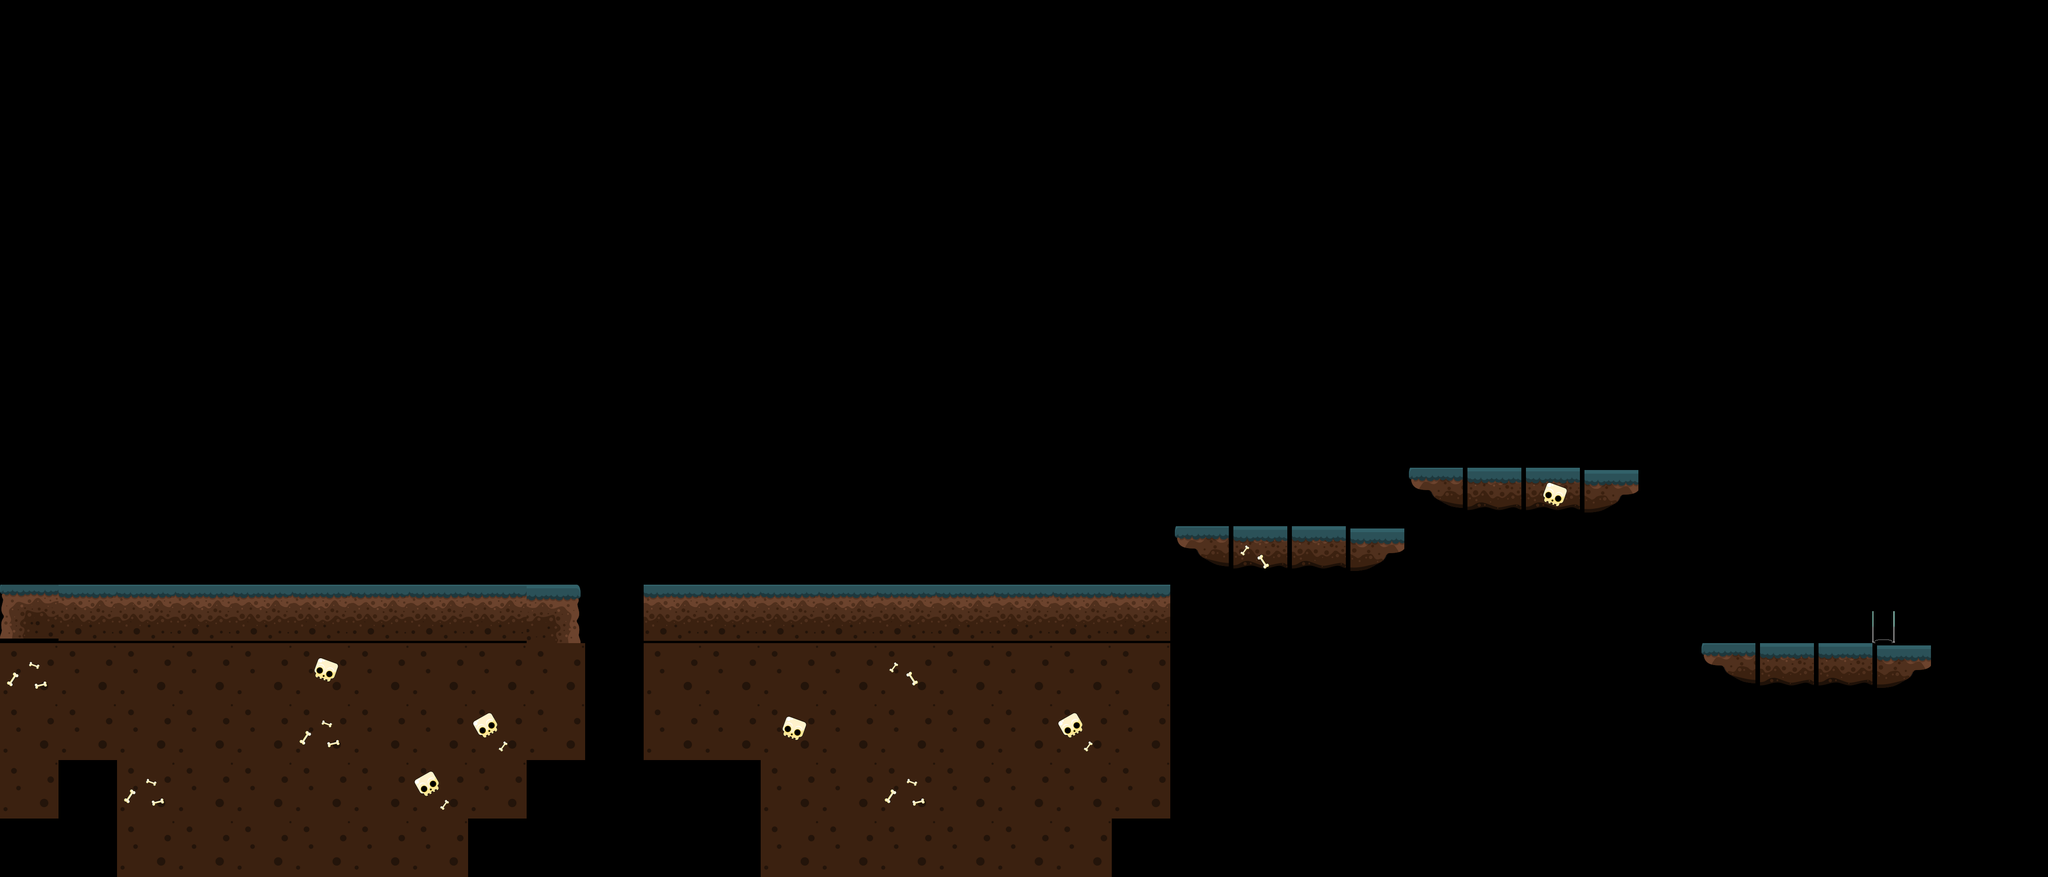

A level layout from a 2D game, rendered from its tile map. Below: a short description, then the map file with its tile-grid data intact:
An orthogonal 35x15 tile map with 128x128 px tiles, 2 tile layers (Capa de patrones 1, Capa de patrones 2), 2 tilesets and 11 objects (10x platform, door).

<map version="1.5" tiledversion="1.7.2" orientation="orthogonal" renderorder="right-down" width="35" height="15" tilewidth="128" tileheight="128" infinite="0" nextlayerid="4" nextobjectid="13">
 <tileset firstgid="1" name="cematary" tilewidth="128" tileheight="128" spacing="15" margin="20" tilecount="20" columns="5">
  <image source="cematary.png" width="740" height="592" />
 </tileset>
 <tileset firstgid="21" name="door" tilewidth="50" tileheight="70" spacing="15" margin="20" tilecount="24" columns="4">
  <image source="door.png" width="273" height="575" />
 </tileset>
 <layer id="1" name="Capa de patrones 1" width="35" height="15">
  <data encoding="csv">
0,0,0,0,0,0,0,0,0,0,0,0,0,0,0,0,0,0,0,0,0,0,0,0,0,0,0,0,0,0,0,0,0,0,0,
0,0,0,0,0,0,0,0,0,0,0,0,0,0,0,0,0,0,0,0,0,0,0,0,0,0,0,0,0,0,0,0,0,0,0,
0,0,0,0,0,0,0,0,0,0,0,0,0,0,0,0,0,0,0,0,0,0,0,0,0,0,0,0,0,0,0,0,0,0,0,
0,0,0,0,0,0,0,0,0,0,0,0,0,0,0,0,0,0,0,0,0,0,0,0,0,0,0,0,0,0,0,0,0,0,0,
0,0,0,0,0,0,0,0,0,0,0,0,0,0,0,0,0,0,0,0,0,0,0,0,0,0,0,0,0,0,0,0,0,0,0,
0,0,0,0,0,0,0,0,0,0,0,0,0,0,0,0,0,0,0,0,0,0,0,0,0,0,0,0,0,0,0,0,0,0,0,
0,0,0,0,0,0,0,0,0,0,0,0,0,0,0,0,0,0,0,0,0,0,0,0,0,0,0,0,0,0,0,0,0,0,0,
0,0,0,0,0,0,0,0,0,0,0,0,0,0,0,0,0,0,0,0,0,0,0,0,0,0,0,0,0,0,0,0,0,0,0,
0,0,0,0,0,0,0,0,0,0,0,0,0,0,0,0,0,0,0,0,0,0,0,0,10,15,15,20,0,0,0,0,0,0,0,
0,0,0,0,0,0,0,0,0,0,0,0,0,0,0,0,0,0,0,0,10,15,15,20,0,0,0,0,0,0,0,0,0,0,0,
3,8,8,8,8,8,8,8,8,11,0,8,8,8,8,8,8,8,8,8,0,0,0,0,0,0,0,0,0,0,0,0,21,0,0,
13,13,13,13,13,13,13,13,13,13,0,13,13,13,13,13,13,13,13,13,0,0,0,0,0,0,0,0,0,10,15,15,20,0,0,
13,13,13,13,13,13,13,13,13,13,0,13,13,13,13,13,13,13,13,13,0,0,0,0,0,0,0,0,0,0,0,0,0,0,0,
13,0,13,13,13,13,13,13,13,0,0,0,0,13,13,13,13,13,13,13,0,0,0,0,0,0,0,0,0,0,0,0,0,0,0,
0,0,13,13,13,13,13,13,0,0,0,0,0,13,13,13,13,13,13,0,0,0,0,0,0,0,0,0,0,0,0,0,0,0,0
</data>
 </layer>
 <objectgroup id="3" name="Capa de Objetos 1">
  <object id="2" type="platform" x="0" y="1278.79" width="1278.79" height="381.818" />
  <object id="3" type="platform" x="1415.15" y="1272.73" width="1142.43" height="381.818" />
  <object id="4" type="platform" x="-3.0303" y="1657.58" width="127.273" height="127.273" />
  <object id="5" type="platform" x="254.545" y="1657.58" width="769.697" height="263.636" />
  <object id="6" type="platform" x="1666.67" y="1659.09" width="769.697" height="263.636" />
  <object id="7" type="platform" x="1027.27" y="1660.61" width="127.273" height="127.273" />
  <object id="8" type="platform" x="2560.61" y="1157.58" width="509.091" height="127.273" />
  <object id="9" type="platform" x="2436.36" y="1660.61" width="127.273" height="127.273" />
  <object id="10" type="platform" x="3078.79" y="1021.21" width="509.091" height="127.273" />
  <object id="11" type="platform" x="3712.12" y="1415.15" width="509.091" height="127.273" />
  <object id="12" type="door" x="4093.94" y="1321.21" width="57.5758" height="87.8788" />
 </objectgroup>
 <layer id="2" name="Capa de patrones 2" width="35" height="15">
  <data encoding="csv">
0,0,0,0,0,0,0,0,0,0,0,0,0,0,0,0,0,0,0,0,0,0,0,0,0,0,0,0,0,0,0,0,0,0,0,
0,0,0,0,0,0,0,0,0,0,0,0,0,0,0,0,0,0,0,0,0,0,0,0,0,0,0,0,0,0,0,0,0,0,0,
0,0,0,0,0,0,0,0,0,0,0,0,0,0,0,0,0,0,0,0,0,0,0,0,0,0,0,0,0,0,0,0,0,0,0,
0,0,0,0,0,0,0,0,0,0,0,0,0,0,0,0,0,0,0,0,0,0,0,0,0,0,0,0,0,0,0,0,0,0,0,
0,0,0,0,0,0,0,0,0,0,0,0,0,0,0,0,0,0,0,0,0,0,0,0,0,0,0,0,0,0,0,0,0,0,0,
0,0,0,0,0,0,0,0,0,0,0,0,0,0,0,0,0,0,0,0,0,0,0,0,0,0,0,0,0,0,0,0,0,0,0,
0,0,0,0,0,0,0,0,0,0,0,0,0,0,0,0,0,0,0,0,0,0,0,0,0,0,0,0,0,0,0,0,0,0,0,
0,0,0,0,0,0,0,0,0,0,0,0,0,0,0,0,0,0,0,0,0,0,0,0,0,0,0,0,0,0,0,0,0,0,0,
0,0,0,0,0,0,0,0,0,0,0,0,0,0,0,0,0,0,0,0,0,0,0,0,0,0,2,0,0,0,0,0,0,0,0,
0,0,0,0,0,0,0,0,0,0,0,0,0,0,0,0,0,0,0,0,0,7,0,0,0,0,0,0,0,0,0,0,0,0,0,
0,0,0,0,0,0,0,0,0,0,0,0,0,0,0,0,0,0,0,0,0,0,0,0,0,0,0,0,0,0,0,0,0,0,0,
6,0,0,0,0,2,0,0,0,0,0,0,0,0,0,7,0,0,0,0,0,0,0,0,0,0,0,0,0,0,0,0,0,0,0,
0,0,0,0,0,6,0,0,1,0,0,0,0,2,0,0,0,0,1,0,0,0,0,0,0,0,0,0,0,0,0,0,0,0,0,
0,0,6,0,0,0,0,1,0,0,0,0,0,0,0,6,0,0,0,0,0,0,0,0,0,0,0,0,0,0,0,0,0,0,0,
0,0,0,0,0,0,0,0,0,0,0,0,0,0,0,0,0,0,0,0,0,0,0,0,0,0,0,0,0,0,0,0,0,0,0
</data>
 </layer>
</map>
